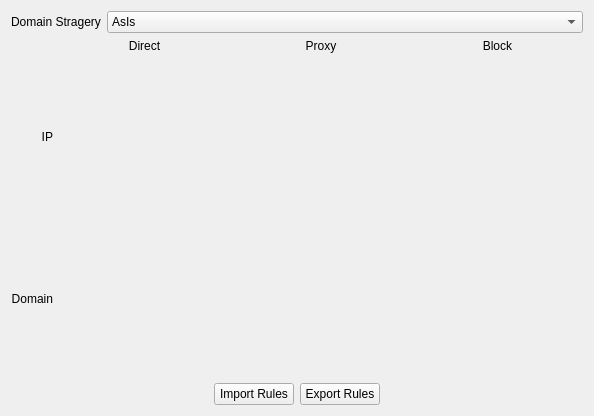
<?xml version="1.0" encoding="UTF-8"?>
<ui version="4.0">
 <class>RouteWidget</class>
 <widget class="QWidget" name="RouteWidget">
  <property name="geometry">
   <rect>
    <x>0</x>
    <y>0</y>
    <width>594</width>
    <height>416</height>
   </rect>
  </property>
  <property name="windowTitle">
   <string>Form</string>
  </property>
  <layout class="QVBoxLayout" name="verticalLayout">
   <item>
    <layout class="QHBoxLayout" name="horizontalLayout">
     <item>
      <widget class="QLabel" name="label">
       <property name="sizePolicy">
        <sizepolicy hsizetype="Fixed" vsizetype="Preferred">
         <horstretch>0</horstretch>
         <verstretch>0</verstretch>
        </sizepolicy>
       </property>
       <property name="text">
        <string>Domain Stragery</string>
       </property>
      </widget>
     </item>
     <item>
      <widget class="QComboBox" name="domainStrategyCombo">
       <item>
        <property name="text">
         <string>AsIs</string>
        </property>
       </item>
       <item>
        <property name="text">
         <string>IPIfNonMatch</string>
        </property>
       </item>
       <item>
        <property name="text">
         <string>IPOnDemand</string>
        </property>
       </item>
      </widget>
     </item>
    </layout>
   </item>
   <item>
    <layout class="QGridLayout" name="gridLayout" rowstretch="0,1,1" columnstretch="0,1,1,1">
     <item row="0" column="3">
      <widget class="QLabel" name="label_82">
       <property name="text">
        <string>Block</string>
       </property>
       <property name="alignment">
        <set>Qt::AlignCenter</set>
       </property>
      </widget>
     </item>
     <item row="2" column="3">
      <layout class="QGridLayout" name="blockTxtLayout"/>
     </item>
     <item row="0" column="1">
      <widget class="QLabel" name="label_80">
       <property name="text">
        <string>Direct</string>
       </property>
       <property name="alignment">
        <set>Qt::AlignCenter</set>
       </property>
      </widget>
     </item>
     <item row="2" column="0">
      <widget class="QLabel" name="label_2">
       <property name="text">
        <string>Domain</string>
       </property>
       <property name="alignment">
        <set>Qt::AlignRight|Qt::AlignTrailing|Qt::AlignVCenter</set>
       </property>
      </widget>
     </item>
     <item row="2" column="1">
      <layout class="QGridLayout" name="directTxtLayout"/>
     </item>
     <item row="1" column="2">
      <layout class="QGridLayout" name="proxyIPLayout"/>
     </item>
     <item row="0" column="2">
      <widget class="QLabel" name="label_81">
       <property name="text">
        <string>Proxy</string>
       </property>
       <property name="alignment">
        <set>Qt::AlignCenter</set>
       </property>
      </widget>
     </item>
     <item row="2" column="2">
      <layout class="QGridLayout" name="proxyTxtLayout"/>
     </item>
     <item row="1" column="3">
      <layout class="QGridLayout" name="blockIPLayout"/>
     </item>
     <item row="1" column="0">
      <widget class="QLabel" name="label_3">
       <property name="text">
        <string>IP</string>
       </property>
       <property name="alignment">
        <set>Qt::AlignRight|Qt::AlignTrailing|Qt::AlignVCenter</set>
       </property>
      </widget>
     </item>
     <item row="1" column="1">
      <layout class="QGridLayout" name="directIPLayout"/>
     </item>
    </layout>
   </item>
   <item>
    <layout class="QHBoxLayout" name="horizontalLayout_2">
     <item>
      <spacer name="horizontalSpacer">
       <property name="orientation">
        <enum>Qt::Horizontal</enum>
       </property>
       <property name="sizeHint" stdset="0">
        <size>
         <width>40</width>
         <height>20</height>
        </size>
       </property>
      </spacer>
     </item>
     <item>
      <widget class="QPushButton" name="importRulesBtn">
       <property name="text">
        <string>Import Rules</string>
       </property>
      </widget>
     </item>
     <item>
      <widget class="QPushButton" name="exportRulesBtn">
       <property name="text">
        <string>Export Rules</string>
       </property>
      </widget>
     </item>
     <item>
      <spacer name="horizontalSpacer_2">
       <property name="orientation">
        <enum>Qt::Horizontal</enum>
       </property>
       <property name="sizeHint" stdset="0">
        <size>
         <width>40</width>
         <height>20</height>
        </size>
       </property>
      </spacer>
     </item>
    </layout>
   </item>
  </layout>
 </widget>
 <resources/>
 <connections/>
</ui>
